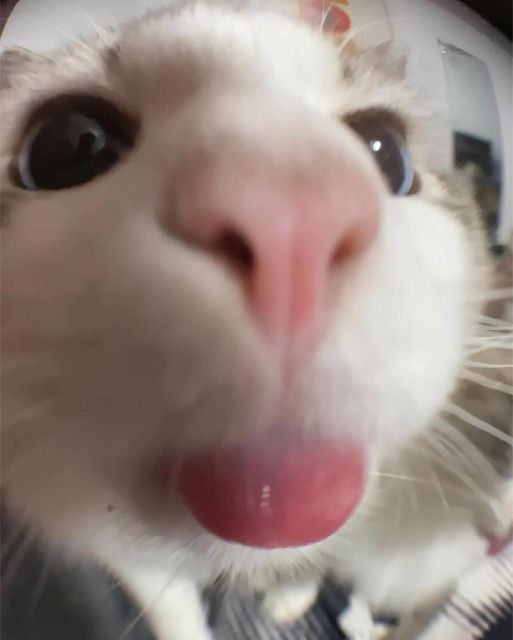
#> input picture Photos/cat.jpg, 513 x 640 px
$ python contours.py
#> lines starting #> are read from the running program, lines starting #| are printed output that depends on the picture; after the words box and inside, x2 and y2 are one past the last pixel; in counts of white or black regions, pixels touching at a corner belong together
import cv2 as cv

img = cv.imread('Photos/cat.jpg')
#> img is the input picture: shape (640, 513, 3); mean B, G, R 127.4, 133.7, 150
cv.imshow('Cat', img)

gray = cv.cvtColor(img, cv.COLOR_BGR2GRAY)
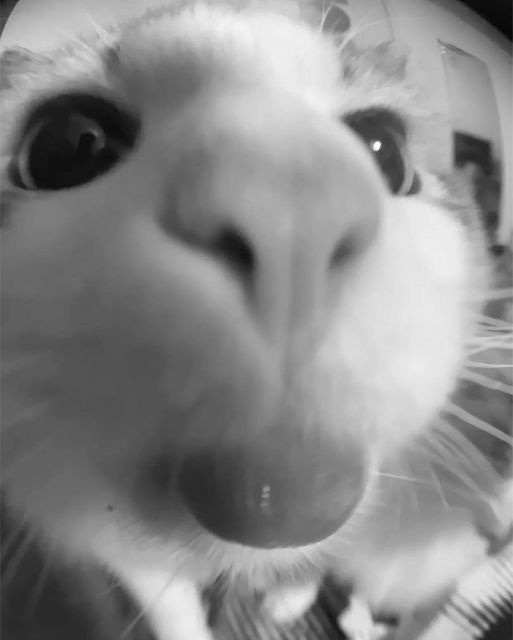
#> gray: shape (640, 513); min 4, max 255, mean 137.9
cv.imshow('Gray', gray)

blur = cv.GaussianBlur(gray, (5, 5), 0)
cv.imshow('Blur', blur)

canny = cv.Canny(blur, 125, 175)
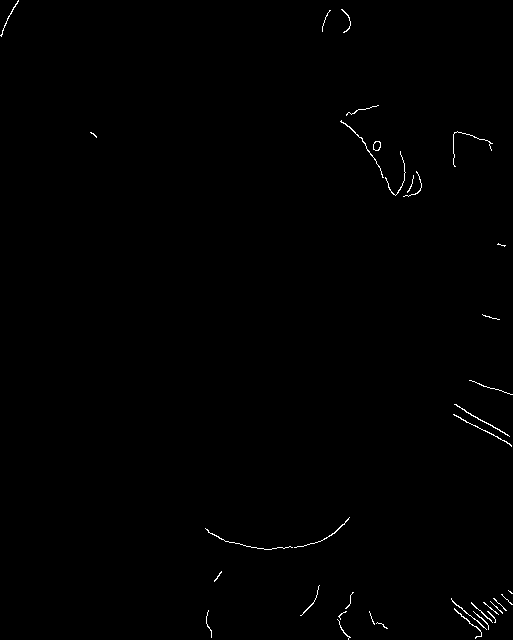
#> canny: shape (640, 513); 0.43% white in thin lines or dots
cv.imshow('Canny edges', canny)

ret, thresh = cv.threshold(gray, 125, 255, cv.THRESH_BINARY)
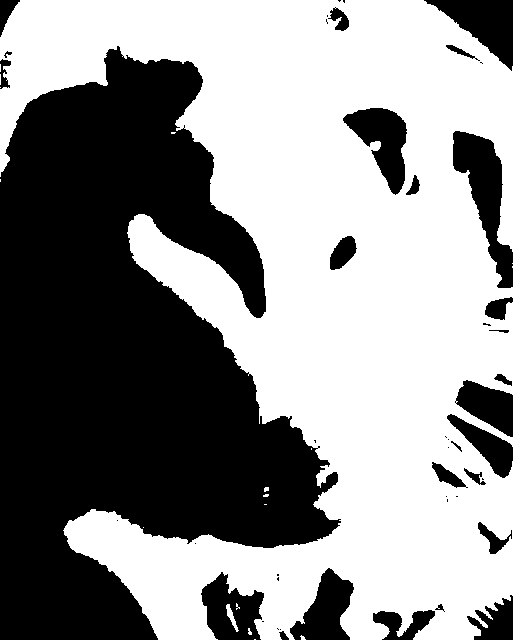
#> thresh: shape (640, 513); 55.8% white; 47 black regions (21 under 20 px)
cv.imshow('Thresh', thresh)

contours, hierarchies = cv.findContours(canny, cv.RETR_LIST, cv.CHAIN_APPROX_NONE)
#> contours = 37 contours, 31 with area under 20; largest, box (x1, y1, x2, y2) and area: (373, 141, 381, 151) 55, (373, 141, 381, 151) 49, (454, 404, 510, 437) 30, (340, 120, 384, 178) 26, (453, 414, 512, 447) 24, (454, 608, 482, 639) 20
print(len(contours))
#| 37

cv.waitKey(0)
